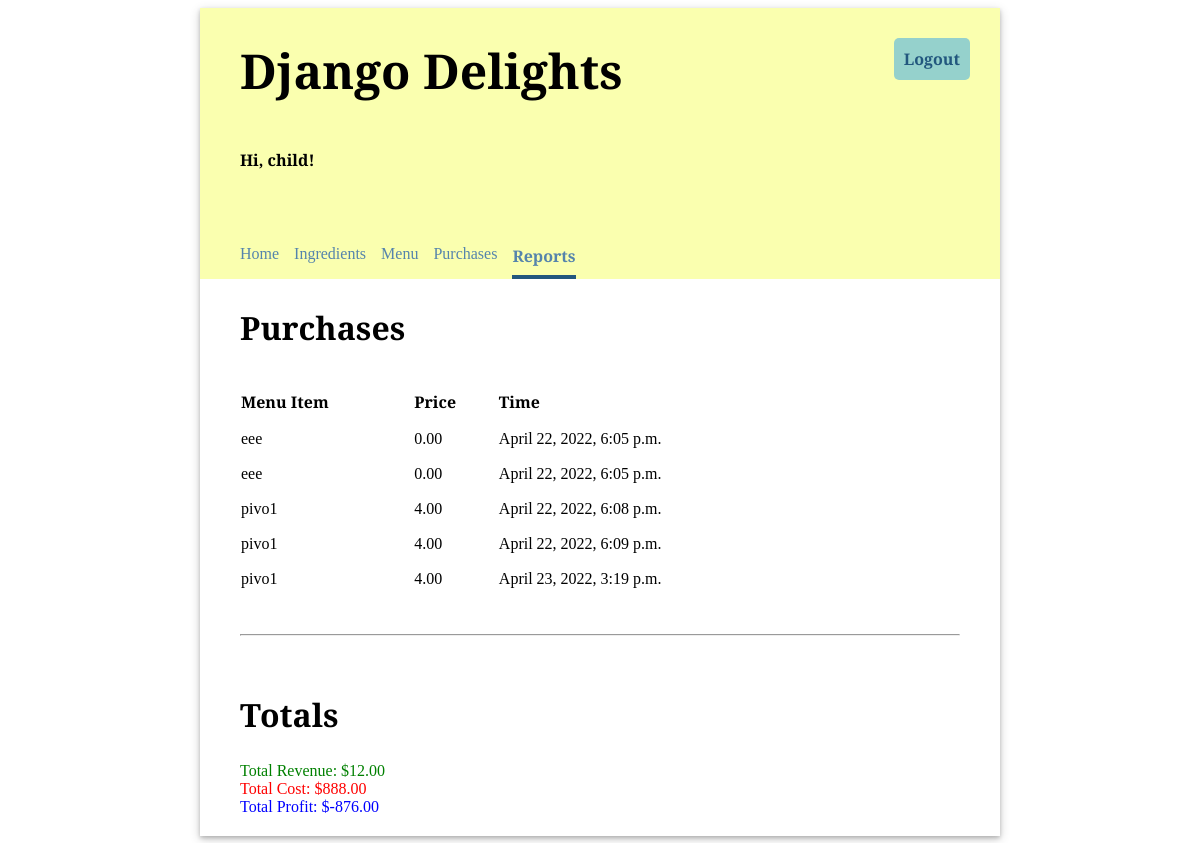
Screenshot of /reports (signed in) with the database file from the repository.
### inventory/models.py (models this page shows, shortened)
class Purchase(models.Model):
    menu_item = models.ForeignKey(MenuItem, on_delete=models.CASCADE)
    timestamp = models.DateTimeField(auto_now_add=True)

class MenuItem(models.Model):
    title = models.CharField(max_length=200, unique=True)
    price = models.FloatField(default=0.00)

### inventory/views.py (the view)
# urls.py: path('reports', views.ReportView.as_view(), name='reports'),
class ReportView(LoginRequiredMixin, TemplateView):
    template_name = "inventory/reports.html"
    def get_context_data(self, **kwargs):
        context = super().get_context_data(**kwargs)
        context["purchases"] = Purchase.objects.all()
        revenue = Purchase.objects.aggregate(
            revenue=Sum("menu_item__price"))["revenue"]
        if not revenue:
            revenue = 0
        total_cost = 0
        for purchase in Purchase.objects.all():
            for recipe_requirement in purchase.menu_item.reciperequirement_set.all():
                total_cost += recipe_requirement.ingredient.unit_price * recipe_requirement.quantity
        context["revenue"] = revenue
        context["total_cost"] = total_cost
        context["profit"] = revenue - total_cost
        return context

### inventory/templates/inventory/reports.html (shortened to what this page needs)
{% extends 'base.html' %}
{% load static %}
{% block content %}
<h2>Purchases</h2>
<table class="inventory-table">
    <thread>
        <tr>
            <th>Menu Item</th>
            <th>Price</th>
            <th>Time</th>
        </tr>
    </thread>
    <tbody>
    {% for purchase in purchases %}
    <tr>
        <td>{{ purchase.menu_item.title }}</td>
        <td class="price">{{ purchase.menu_item.price|stringformat:".2f" }}</td>
        <td>{{ purchase.timestamp }}</td>
    </tr>
    {% endfor %}
    </tbody>
</table>
    <hr/>
    <h2>Totals</h2>
    <div style="color:green;">Total Revenue: ${{ revenue|stringformat:".2f" }}</div>
    <div style="color:red;">Total Cost: ${{ total_cost|stringformat:".2f" }}</div>
    <div style="color:blue;">Total Profit: ${{ profit|stringformat:".2f" }}</div>
{% endblock %}

### inventory/templates/base.html (shortened to what this page needs)
{% load static %}
<!DOCTYPE html>
<html>
<head>
  <link rel="stylesheet" type="text/css" href="{% static 'inventory/style.css' %}" />
</head>
<body>
  <div class="app">
  <header>
    <div class="header-first-row">
      <h1 class="title">Django Delights</h1>
      {% if user.is_authenticated %}
      <a class="logout" href="/logout">Logout</a>
      {% endif %}
    </div>
      {% if user.is_authenticated %}
    <p>Hi, {{ user.username }}!</p>
      <nav class="navbar">
        {% url 'home' as home_url %}
        {% url 'ingredients' as ingredients_url %}
        {% url 'menu' as menu_url %}
        {% url 'purchase' as purchases_url %}
        {% url 'reports' as reports_url %}
        <a class="nav-item{% if request.path == home_url %} current-page{% endif %}" href="{% url 'home' %}">Home</a>
        <a class="nav-item{% if request.path == ingredients_url %} current-page{% endif %}" href="{% url 'ingredients' %}">Ingredients</a>
        <a class="nav-item{% if request.path == menu_url %} current-page{% endif %}" href="{% url 'menu' %}">Menu</a>
        <a class ="nav-item{% if request.path == purchases_url %} current-page{% endif %}" href="{% url 'purchase' %}">Purchases</a>
        <a class="nav-item{% if request.path == reports_url %} current-page{% endif %}" href="{% url 'reports' %}">Reports</a>
      </nav>
    {% endif %}
  </header>
  <main>
    {% block content %}{% endblock %}
  </main>
  </div>
</body>
</html>

### inventory/static/inventory/style.css (style rules this page uses)
body { font-family: 'Libre Baskerville', serif; }
hr { margin: 30px 0; }
header { background-color: #FAFFAF; min-height: 200px; display: flex; align-items: center; flex-direction: column; align-items: flex-start; padding-left: 40px; }
main { display: flex; flex-direction: column; padding: 0 40px 20px 40px; justify-content: center; }
main h2 { font-size: 2em; }
.app { min-width: 800px; max-width: 60%; margin: 0 auto; box-shadow: 0 2px 4px 0 rgba(0, 0, 0, 0.2), 0 3px 10px 0 rgba(0, 0, 0, 0.19); }
.title { font-size: 3em; padding: 30px 0; margin: auto 0; }
header p { font-weight: bold; }
.navbar { margin-top: 50px; display: flex; width: 100%; }
.navbar a { text-decoration: none; padding: 8px 0; color: #5584AC; margin-right: 15px; }
.navbar a:hover, .navbar .current-page { border-bottom: solid 4px #22577E; border-spacing: 0 15px; font-weight: bold; }
main table { text-align: left; border-collapse: separate; border-spacing: 0 15px; width: 80%; }
.header-first-row { width: 100%; display: flex; justify-content: space-between; }
.logout { height: max-content; text-align: center; text-decoration: none; border: 0px; background-color: #95D1CC; border-radius: 5px; color: #22577E; padding: 10px; font-weight: bold; margin: 30px; font-size: 1em; }
a { text-decoration: none; color: #22577E; }

### rows the page displays
Purchase: menu_item "eee", menu_item.price "0.00", timestamp "April 22, 2022, 6:05 p.m."
Purchase: menu_item "eee", menu_item.price "0.00", timestamp "April 22, 2022, 6:05 p.m."
Purchase: menu_item "pivo1", menu_item.price "4.00", timestamp "April 22, 2022, 6:08 p.m."
Purchase: menu_item "pivo1", menu_item.price "4.00", timestamp "April 22, 2022, 6:09 p.m."
Purchase: menu_item "pivo1", menu_item.price "4.00", timestamp "April 23, 2022, 3:19 p.m."

### other values shown
{{ user.username }} "child"
{{ revenue|stringformat:".2f" }} "12.00"
{{ total_cost|stringformat:".2f" }} "888.00"
{{ profit|stringformat:".2f" }} "-876.00"
